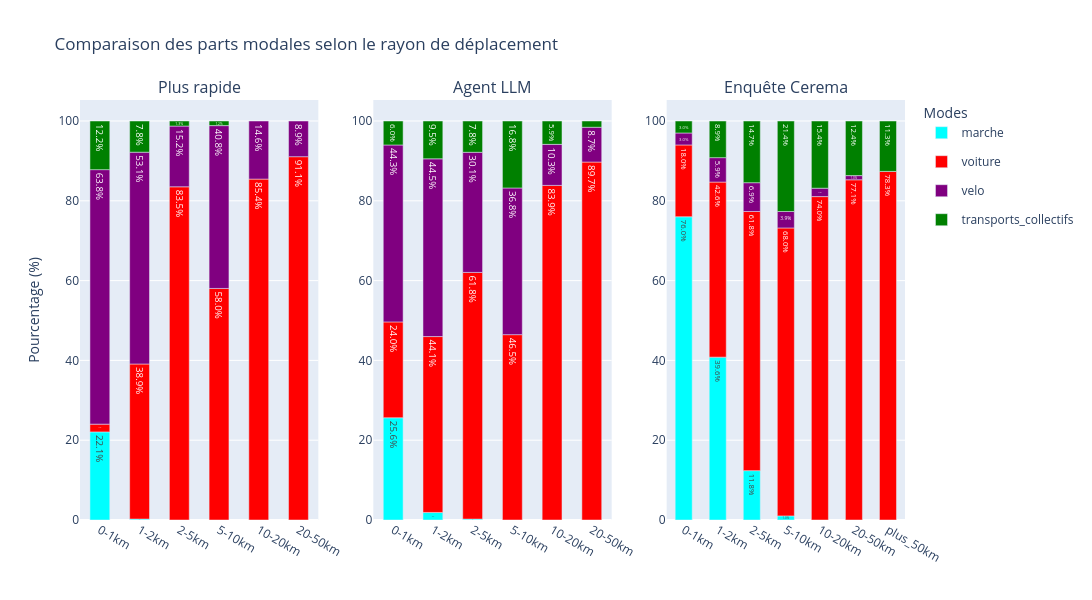

Write notebook code for a chart like this one.
### Code cell
moves["rayon"] = pd.cut(moves["Distance parcourue"], bins=[0, 1, 2, 5, 10, 20, 50, float('inf')], labels=["0-1km", "1-2km", "2-5km", "5-10km", "10-20km", "20-50km", "50km+"])
bar_graph(moves, cerema["parts_modales_2023"]["distance"], "Comparaison des parts modales selon le rayon de déplacement", x_name="rayon")

### Figure 1 — Plotly figure (JSON) as saved in the notebook; plotly's stock layout.template omitted (floating-point values rounded to 4 significant figures)
{"data": [{"legendgroup": "marche", "marker": {"color": "cyan"}, "name": "marche", "showlegend": true, "text": ["22.084805653710244", "0.23696682464454977"], "textposition": "inside", "texttemplate": "%{text:.1f}%", "type": "bar", "x": ["0-1km", "1-2km"], "xaxis": "x", "y": [125, 1], "yaxis": "y"}, {"legendgroup": "voiture", "marker": {"color": "red"}, "name": "voiture", "showlegend": true, "text": ["1.9434628975265018", "38.862559241706165", "83.50634371395617", "58.03183791606368", "85.44303797468355", "91.05145413870245", "inf"], "textposition": "inside", "texttemplate": "%{text:.1f}%", "type": "bar", "x": ["0-1km", "1-2km", "2-5km", "5-10km", "10-20km", "20-50km", null], "xaxis": "x", "y": [11, 164, 724, 401, 540, 407, 43], "yaxis": "y"}, {"legendgroup": "velo", "marker": {"color": "purple"}, "name": "velo", "showlegend": true, "text": ["63.78091872791519", "53.08056872037915", "15.22491349480969", "40.81041968162084", "14.556962025316455", "8.94854586129754"], "textposition": "inside", "texttemplate": "%{text:.1f}%", "type": "bar", "x": ["0-1km", "1-2km", "2-5km", "5-10km", "10-20km", "20-50km"], "xaxis": "x", "y": [361, 224, 132, 282, 92, 40], "yaxis": "y"}, {"legendgroup": "transports_collectifs", "marker": {"color": "green"}, "name": "transports_collectifs", "showlegend": true, "text": ["12.190812720848058", "7.819905213270142", "1.2687427912341407", "1.1577424023154848"], "textposition": "inside", "texttemplate": "%{text:.1f}%", "type": "bar", "x": ["0-1km", "1-2km", "2-5km", "5-10km"], "xaxis": "x", "y": [69, 33, 11, 8], "yaxis": "y"}, {"legendgroup": "marche", "marker": {"color": "cyan"}, "name": "marche", "showlegend": false, "text": ["25.618374558303884", "1.8957345971563981", "0.2306805074971165"], "textposition": "inside", "texttemplate": "%{text:.1f}%", "type": "bar", "x": ["0-1km", "1-2km", "2-5km"], "xaxis": "x2", "y": [145, 8, 2], "yaxis": "y2"}, {"legendgroup": "voiture", "marker": {"color": "red"}, "name": "voiture", "showlegend": false, "text": ["24.02826855123675", "44.07582938388626", "61.82237600922722", "46.45441389290883", "83.86075949367088", "89.70917225950782", "inf"], "textposition": "inside", "texttemplate": "%{text:.1f}%", "type": "bar", "x": ["0-1km", "1-2km", "2-5km", "5-10km", "10-20km", "20-50km", null], "xaxis": "x2", "y": [136, 186, 536, 321, 530, 401, 43], "yaxis": "y2"}, {"legendgroup": "velo", "marker": {"color": "purple"}, "name": "velo", "showlegend": false, "text": ["44.34628975265017", "44.54976303317535", "30.103806228373703", "36.75832127351664", "10.284810126582279", "8.724832214765101"], "textposition": "inside", "texttemplate": "%{text:.1f}%", "type": "bar", "x": ["0-1km", "1-2km", "2-5km", "5-10km", "10-20km", "20-50km"], "xaxis": "x2", "y": [251, 188, 261, 254, 65, 39], "yaxis": "y2"}, {"legendgroup": "transports_collectifs", "marker": {"color": "green"}, "name": "transports_collectifs", "showlegend": false, "text": ["6.007067137809187", "9.47867298578199", "7.8431372549019605", "16.78726483357453", "5.8544303797468356", "1.5659955257270695"], "textposition": "inside", "texttemplate": "%{text:.1f}%", "type": "bar", "x": ["0-1km", "1-2km", "2-5km", "5-10km", "10-20km", "20-50km"], "xaxis": "x2", "y": [34, 40, 68, 116, 37, 7], "yaxis": "y2"}, {"legendgroup": "marche", "marker": {"color": "cyan"}, "name": "marche", "showlegend": false, "text": ["76.0", "39.603960396039604", "11.76470588235294", "0.9708737864077669", "0.0", "0.0", "0.0"], "textposition": "inside", "texttemplate": "%{text:.1f}%", "type": "bar", "x": ["0-1km", "1-2km", "2-5km", "5-10km", "10-20km", "20-50km", "plus_50km"], "xaxis": "x3", "y": [76, 40, 12, 1, 0, 0, 0], "yaxis": "y3"}, {"legendgroup": "voiture", "marker": {"color": "red"}, "name": "voiture", "showlegend": false, "text": ["18.0", "42.57425742574257", "61.76470588235294", "67.96116504854369", "74.03846153846155", "77.14285714285715", "78.30188679245283"], "textposition": "inside", "texttemplate": "%{text:.1f}%", "type": "bar", "x": ["0-1km", "1-2km", "2-5km", "5-10km", "10-20km", "20-50km", "plus_50km"], "xaxis": "x3", "y": [18, 43, 63, 70, 77, 81, 83], "yaxis": "y3"}, {"legendgroup": "velo", "marker": {"color": "purple"}, "name": "velo", "showlegend": false, "text": ["3.0", "5.9405940594059405", "6.862745098039216", "3.8834951456310676", "1.9230769230769231", "0.9523809523809524", "0.0"], "textposition": "inside", "texttemplate": "%{text:.1f}%", "type": "bar", "x": ["0-1km", "1-2km", "2-5km", "5-10km", "10-20km", "20-50km", "plus_50km"], "xaxis": "x3", "y": [3, 6, 7, 4, 2, 1, 0], "yaxis": "y3"}, {"legendgroup": "transports_collectifs", "marker": {"color": "green"}, "name": "transports_collectifs", "showlegend": false, "text": ["3.0", "8.91089108910891", "14.705882352941178", "21.35922330097087", "15.384615384615385", "12.380952380952381", "11.320754716981133"], "textposition": "inside", "texttemplate": "%{text:.1f}%", "type": "bar", "x": ["0-1km", "1-2km", "2-5km", "5-10km", "10-20km", "20-50km", "plus_50km"], "xaxis": "x3", "y": [3, 9, 15, 22, 16, 13, 12], "yaxis": "y3"}], "layout": {"annotations": [{"font": {"size": 16}, "showarrow": false, "text": "Plus rapide", "x": 0.1444, "xanchor": "center", "xref": "paper", "y": 1.0, "yanchor": "bottom", "yref": "paper"}, {"font": {"size": 16}, "showarrow": false, "text": "Agent LLM", "x": 0.5, "xanchor": "center", "xref": "paper", "y": 1.0, "yanchor": "bottom", "yref": "paper"}, {"font": {"size": 16}, "showarrow": false, "text": "Enquête Cerema", "x": 0.8556, "xanchor": "center", "xref": "paper", "y": 1.0, "yanchor": "bottom", "yref": "paper"}], "bargap": 0.5, "barmode": "relative", "barnorm": "percent", "height": 600, "legend": {"title": {"text": "Modes"}}, "title": {"text": "Comparaison des parts modales selon le rayon de déplacement"}, "width": 1300, "xaxis": {"anchor": "y", "categoryarray": ["0-1km", "1-2km", "2-5km", "5-10km", "10-20km", "20-50km", "plus_50km"], "categoryorder": "array", "domain": [0.0, 0.2889], "showgrid": false, "type": "category"}, "xaxis2": {"anchor": "y2", "categoryarray": ["0-1km", "1-2km", "2-5km", "5-10km", "10-20km", "20-50km", "plus_50km"], "categoryorder": "array", "domain": [0.3556, 0.6444], "showgrid": false, "type": "category"}, "xaxis3": {"anchor": "y3", "categoryarray": ["0-1km", "1-2km", "2-5km", "5-10km", "10-20km", "20-50km", "plus_50km"], "categoryorder": "array", "domain": [0.7111, 1.0], "showgrid": false, "type": "category"}, "yaxis": {"anchor": "x", "domain": [0.0, 1.0], "title": {"text": "Pourcentage (%)"}}, "yaxis2": {"anchor": "x2", "domain": [0.0, 1.0]}, "yaxis3": {"anchor": "x3", "domain": [0.0, 1.0]}}}
